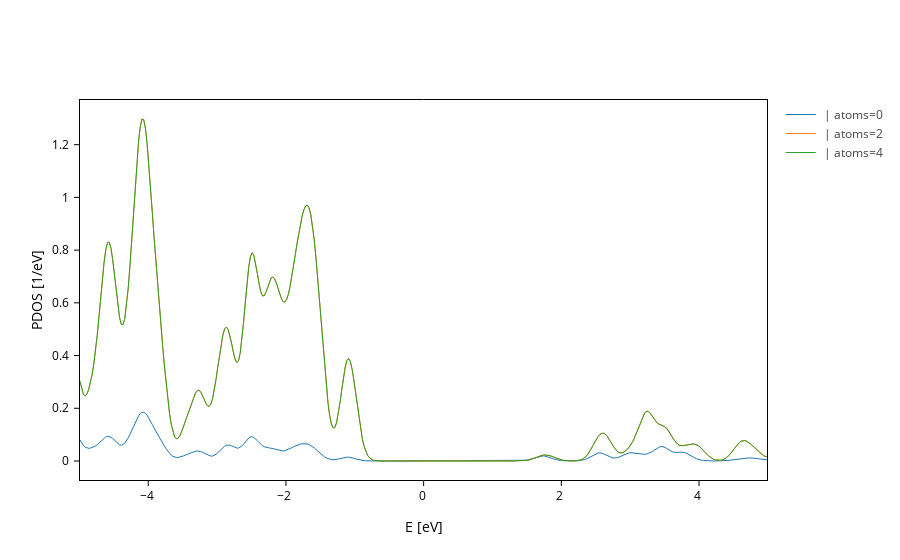

Write notebook code for a chart like this one.
### Markdown cell above
and then we have only the oxygen atoms, which are all equivalent.

Note that we also set a name for all groups, with the additional twist that we used the templating supported by `split_DOS`. If you are splitting on `parameter`, you can use `$parameter` inside your name and the method will replace it with the value for each group. In this case `parameter` was `atoms`, but it could be anything you are splitting the DOS on.

You can also **exclude some values of the parameter you are splitting on**:

### Code cell
plot.split_DOS(on="atoms", exclude=[1, 3])

### Figure 1 — Plotly figure (JSON) as saved in the notebook; plotly's stock layout.template omitted (floating-point values rounded to 4 significant figures; data arrays with more than 128 entries replaced by an {"elided": "..."} marker saying what was removed)
{"data": [{"line": {"width": 1.0}, "meta": {}, "mode": "lines", "name": " | atoms=0", "type": "scatter", "x": {"elided": "400 float values"}, "y": {"elided": "400 float values"}}, {"line": {"width": 1.0}, "meta": {}, "mode": "lines", "name": " | atoms=2", "type": "scatter", "x": {"elided": "400 float values"}, "y": {"elided": "400 float values"}}, {"line": {"width": 1.0}, "meta": {}, "mode": "lines", "name": " | atoms=4", "type": "scatter", "x": {"elided": "400 float values"}, "y": {"elided": "400 float values"}}], "layout": {"scene": {"xaxis": {"title": {"text": "E [eV]"}}, "yaxis": {"title": {"text": "PDOS [1/eV]"}}}, "xaxis": {"title": {"text": "E [eV]"}}, "yaxis": {"title": {"text": "PDOS [1/eV]"}}}}
